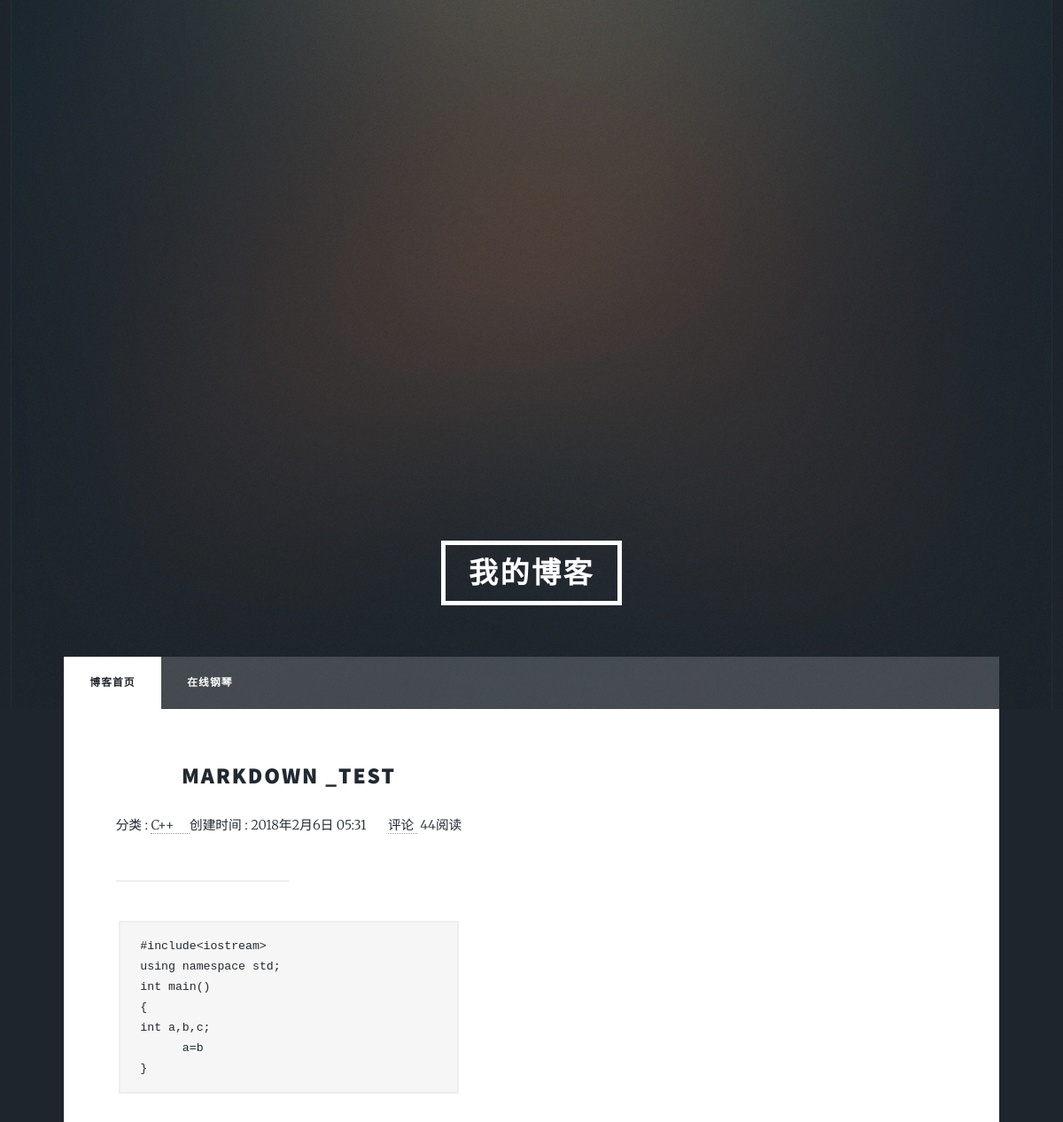
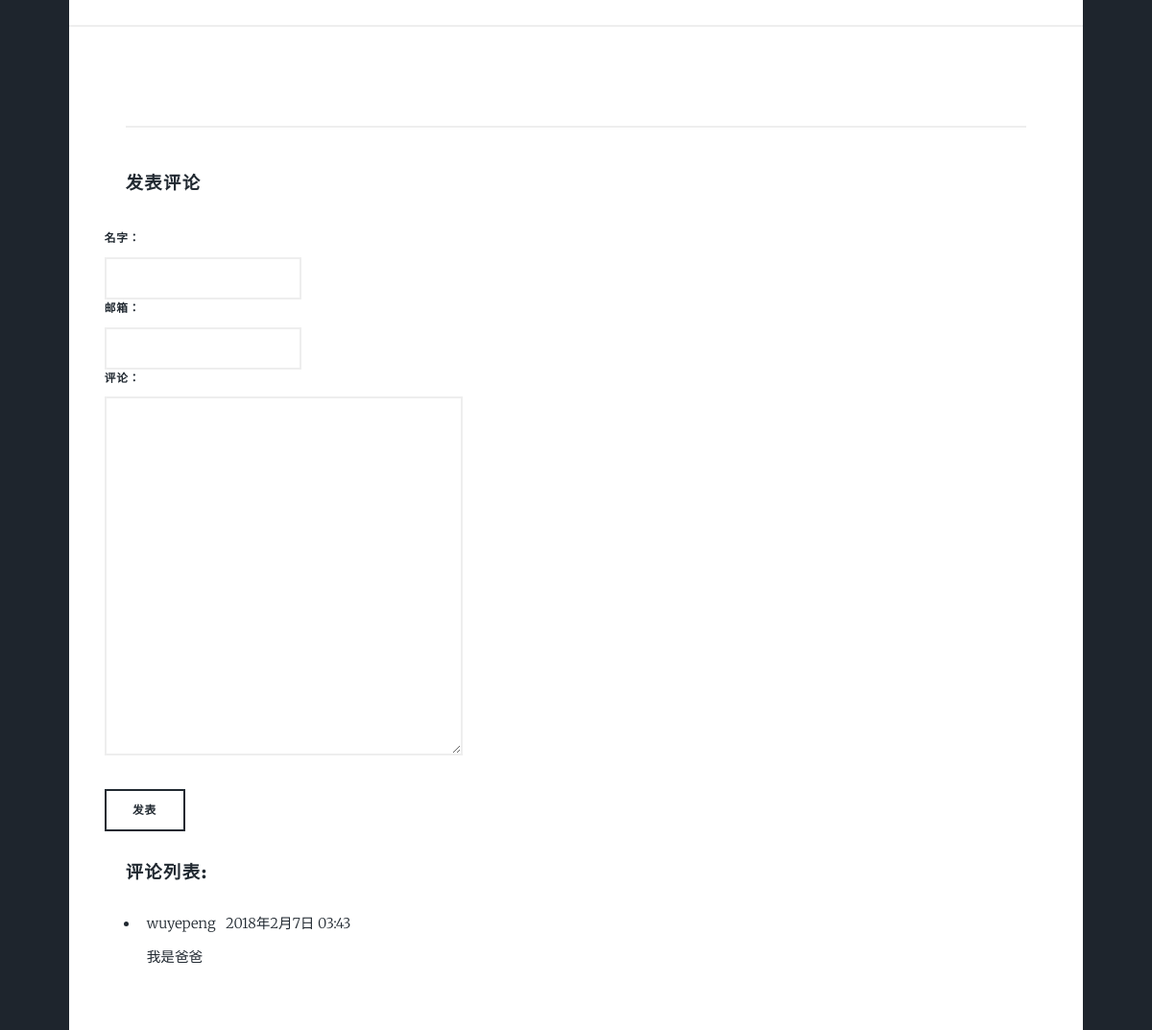
/6/, run on the app's committed database (2 pictures, top to bottom).
### blog/models.py (models this page shows, shortened)
class Post(models.Model):
    class Meta:
        verbose_name = '文章'
        verbose_name_plural = verbose_name
    title = models.CharField(max_length=70)
    body = models.TextField()
    created_time = models.DateTimeField()
    modified_time = models.DateTimeField()
    excerpt = models.CharField(max_length=500, blank=True)
    category = models.ForeignKey(Category, verbose_name='分类', on_delete=models.CASCADE,)
    tags = models.ManyToManyField(Tag, verbose_name='标签', blank=True)
    author = models.ForeignKey(User, on_delete=models.CASCADE,)
    views=models.PositiveIntegerField(default=0)
    def get_absolute_url(self):
        return reverse('blog:detail', kwargs={'pk': self.pk})
    def increase_views(self):
        self.views += 1
        self.save(update_fields=['views'])

class Category(models.Model):
    class Meta:
        verbose_name = '分类'
        verbose_name_plural = verbose_name
    name = models.CharField('分类名', max_length=100)

### comments/models.py (models this page shows, shortened)
class Comment(models.Model):
    name = models.CharField(max_length=100)
    email = models.EmailField(max_length=255)
    text = models.TextField()
    created_time = models.DateTimeField(auto_now_add=True)
    post = models.ForeignKey('blog.Post',on_delete=models.CASCADE,)

### blog/views.py (the view)
# urls.py: path('<pk>/', detail, name='detail'),
def detail(request,pk):
    post=get_object_or_404(Post, pk=pk)
    post.increase_views()
    """这样我们在模板中展示 {{ post.body }} 的时候，就不再是原始的 Markdown 文本了，
    而是渲染过后的 HTML 文本。注意这里我们给 markdown 渲染函数传递了额外的
    参数 extensions，它是对 Markdown 语法的拓展，这里我们使用了三个拓展，
    分别是 extra、codehilite、toc。extra 本身包含很多拓展，而 codehilite
    是语法高亮拓展，这为我们后面的实现代码高亮功能提供基础，而 toc 则允许我们
    自动生成目录"""
    post.body=markdown.markdown(post.body,extensions=['markdown.extensions.extra','markdown.extensions.codehilite','markdown.extensions.toc',])
    form=CommentForm()
    comment_list=post.comment_set.all()
    context={'post':post, 'form':form, 'comment_list':comment_list}
    return render(request, 'detail.html',context=context)

### comments/forms.py
class CommentForm(forms.ModelForm):
    class Meta:
        model = Comment
        fields = ['name', 'email', 'text']

### templates/detail.html (shortened to what this page needs)
{% load staticfiles %}
{% load blog_tags %}
<!DOCTYPE HTML>
<html>
	<head>
		<link rel="stylesheet" href="{% static 'assets/css/main.css'%}" />
	</head>
	<body class="is-loading">
			<div id="wrapper" class="fade-in">
					<header id="header">
						<a href="{%url 'blog:index'%}" class="logo">我的博客</a>
					</header>
					<nav id="nav">
						<ul class="links">
							<li class="active"><a href="{% url 'blog:index'%}">博客首页</a></li>
							<li><a href="http://kaysonli.github.io/piano/dist/">在线钢琴</a></li>
						</ul>
					</nav>
					<div id="main">
                        <div class="content-body">
                            <div class="row">
                                    <article class="post post-{{ post.pk }}">
                                        <header class="entry-header">
                                            <h2 class="entry-title" align="center">
                                                <a href="{{ post.get_absolute_url }}">{{ post.title }}</a>
                                            </h2>
                                            <div class="entry-meta" align="center">
                                                <span class="post-category">分类 : <a href="#">{{ post.category.name }} &nbsp &nbsp </a></span>
                                                <span class="post-date"><time class="entry-date" datetime="{{ post.created_time }}">创建时间 : {{ post.created_time }} </time></span>
                                                <span class="comments-link"> &nbsp &nbsp &nbsp <a href="#"> 评论&nbsp</a></span>
                                                <span class="views-count">{{ post.views }}阅读</span>
                                            </div>
                                            <hr align="center" width="50%" />
                                        </header>
                                        <div class="entry-content clearfix" align="left">
                                            {{ post.body|safe }}
                                        </div>
                                    </article>
                            </div>
                        </div>
                        <section class="comment-area" id="comment-area">
        <hr>
        <h3>发表评论</h3><br>
        <form action="{% url 'comments:post_comment' post.pk %}" method="post" class="comment-form">
            <div class="row">
                <div class="col-md-4">
                    <label for="{{ form.name.id_for_label }}">名字：</label>
                    {{ form.name }}
                </div>
                <br>
                <div class="col-md-4">
                    <label for="{{ form.email.id_for_label }}">邮箱：</label>
                    {{ form.email }}
                </div>
                <br>
                <div class="col-md-12">
                    <label for="{{ form.text.id_for_label }}">评论：</label>
                    {{ form.text }}
                    <br>
                    <button type="submit" class="comment-btn">发表</button>
                </div>
            </div>
        </form>
        <div class="comment-list-panel">
            <h3>评论列表:</h3>
            <ul class="comment-list list-unstyled">
                {%for comment in comment_list%}
                    <li class="comment-item">
                        <span class="nickname">{{ comment.name }}&nbsp&nbsp</span>
                        <time class="submit-date">
                            {{ comment.created_time }}
                        </time>
                        <div class="text">
                         {{ comment.text }}
                    </div>
                </li>
                {% empty %}
                暂无评论
                {% endfor %}
            </ul>
        </div>
 </section>
					</div>
			</div>
	</body>
</html>

### data on the page
Post: title "MARKDOWN _TEST", category.name "C++", created_time "2018年2月6日 05:31", views "44", body "#include <iostream> using namespace std ; int main () { int a , b , c ; a = b }"
Comment: name "wuyepeng", created_time "2018年2月7日 03:43", text "我是爸爸"
